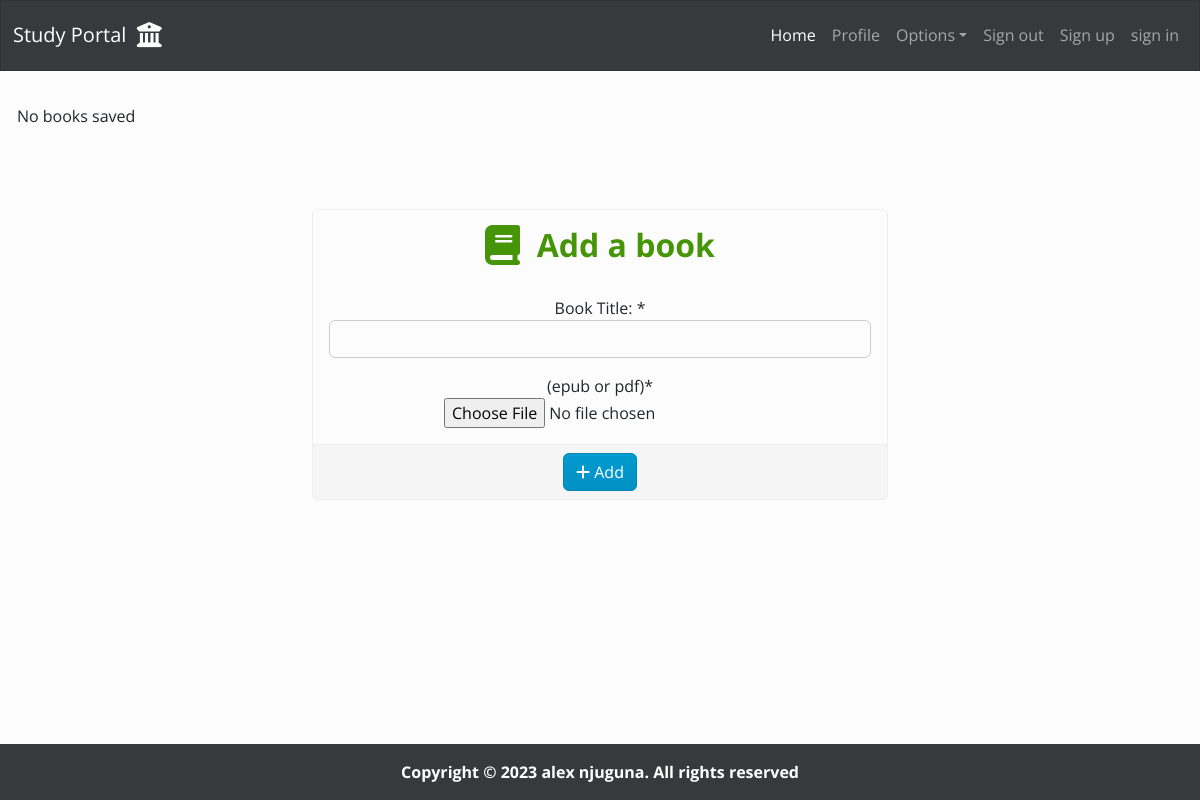
The app's page /book/books/ (signed in), older data.
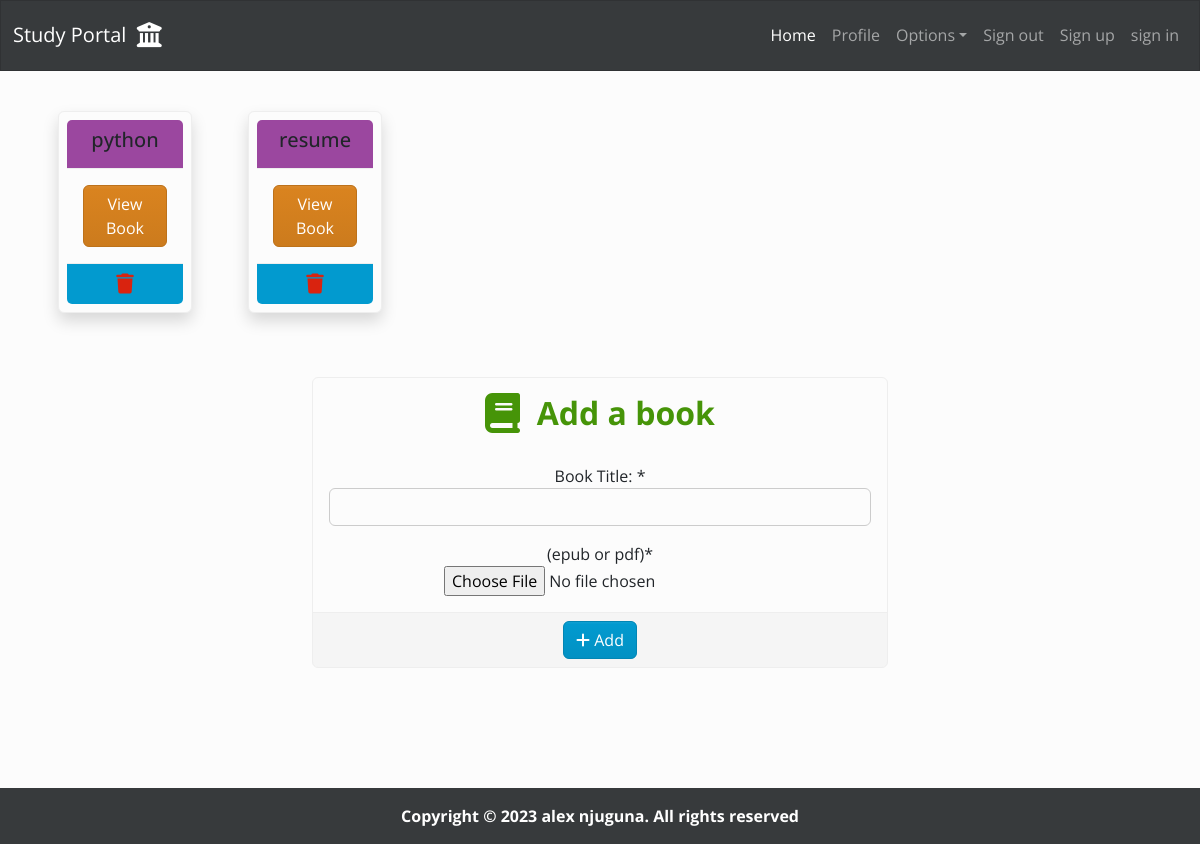
The same page, newer data.
### book/models.py (models this page shows, shortened)
class Book(models.Model):
    user = models.ForeignKey(User, on_delete=models.CASCADE)
    title = models.CharField(max_length=50)
    contents = models.FileField(upload_to="books/", validators=[FileExtensionValidator(["pdf", "epub"])])

### book/views.py (the view)
# urls.py: path("books/", views.books, name="books"),
def books(request):
    if request.method == "POST":
        form = AddBookForm(request.POST, request.FILES)
        if form.is_valid():
            user = request.user
            title = form.cleaned_data.get("title")
            contents = form.cleaned_data.get("contents")
            book = Book(user=user, title=title, contents=contents)
            book.save()
            messages.success(request, "New book added")
            return redirect("book:books")
    else:
       form = AddBookForm()
    books_list = Book.objects.filter(user=request.user)
    return render(request, "book/books.html", {
        "title": "books",
        "form": form,
        "books": books_list
    })

### book/forms.py
class AddBookForm(forms.ModelForm):
    class Meta:
        model = Book
        fields = ["title", "contents"]
        labels = {
            "title": "Book Title: ",
            "contents": "(epub or pdf)"
        }
        widgets = {
            "title": forms.TextInput(attrs={
                "class": "form-control mb-3"
                }),
        }

### book/templates/book/books.html (shortened to what this page needs)
{% extends 'dashboard/base.html' %}
{% load crispy_forms_tags %}
{% load static %}
{% block content %}
    {% if books %}
        <div class="container mt-4">
            <div class="row">
                {% for book in books %}
                    <div class="col-md-2">
                        <div class="card text-center m-3 p-2 shadow">
                            <div class="card-header bg-danger">
                                <h5>{{ book.title }}</h5>
                            </div>
                            <div class="card-body">
                                <a href="{% url 'book:open_book' book.id %}" target="_blank" class="btn btn-warning">
                                    View Book
                                </a>
                            </div>
                            <div class="card-footer bg-info">
                                <a href="{% url 'book:delete_book' book.id %}">
                                    <i class="fa-solid fa-trash fa-lg"></i>
                                </a>
                            </div>
                        </div>
                    </div>
                {% endfor %}
            </div>
        </div>
    {% else %}
        <div class="alert aler-warning mt-3">No books saved</div>
    {% endif %}
    <div class="container-sm mt-5 w-50 text-center" style="margin-bottom: 120px;">
        <div class="card">
            <fieldset>
                <legend class="card-title text-success mt-3">
                    <h2 class="fw-bold fs-2">
                        <i class="fa-solid fa-book fa-lg"></i>&nbsp; </i>Add a book
                    </h2>
                </legend>
            </fieldset>
            <form  action="" method="post" enctype="multipart/form-data" autocomplete="off">
                <fieldset class="card-body">
                    {{ form|crispy }}
                </fieldset>
                <fieldset class="card-footer mt-auto">
                    <button class="btn btn-info text-center" type="submit">
                        <i class="fa-solid fa-plus"></i>&nbsp;Add
                    </button>
                </fieldset>
            </form>
        </div>
    </div>
{% endblock content %}

Row changes from the older to the newer data that the page shows:
added Book: title "python"
added Book: title "resume"
Text that changed along with them:
text no longer shown: "No books saved"
